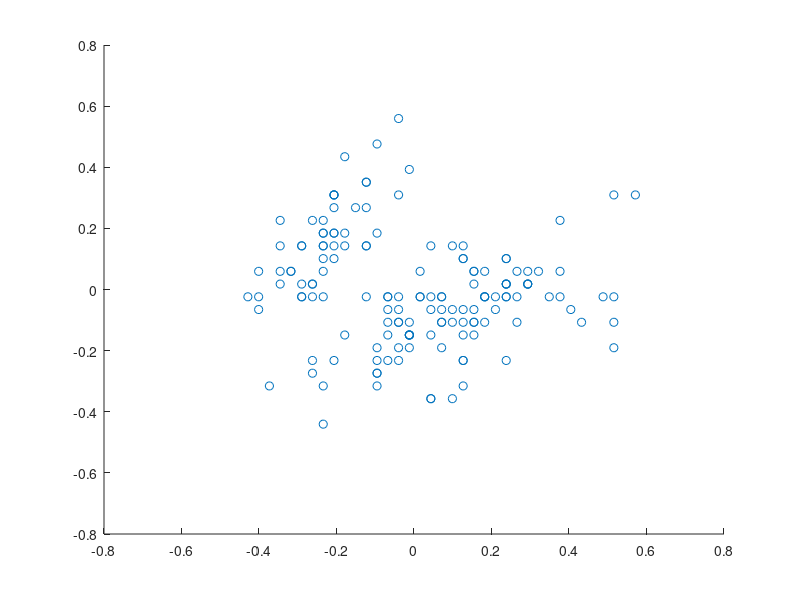

Reproduce this figure in MATLAB. (Note: this script raises an error after producing the figure.)
%My personal experiments with PCA
clc
clear 
close all
data=load ('fisheriris.mat');
x=data.meas(:,1:4);
%x=[-10;9;-9;10]
for i=1:2
x_norm(:,i)=(x(:,i)-mean(x(:,i)))/range(x(:,i));
end
scatter(x_norm(:,1),x_norm(:,2))
hold on
[pc,latent]=princomp(x_norm);
c=[255,255,0]
plotv(pc,'-')

